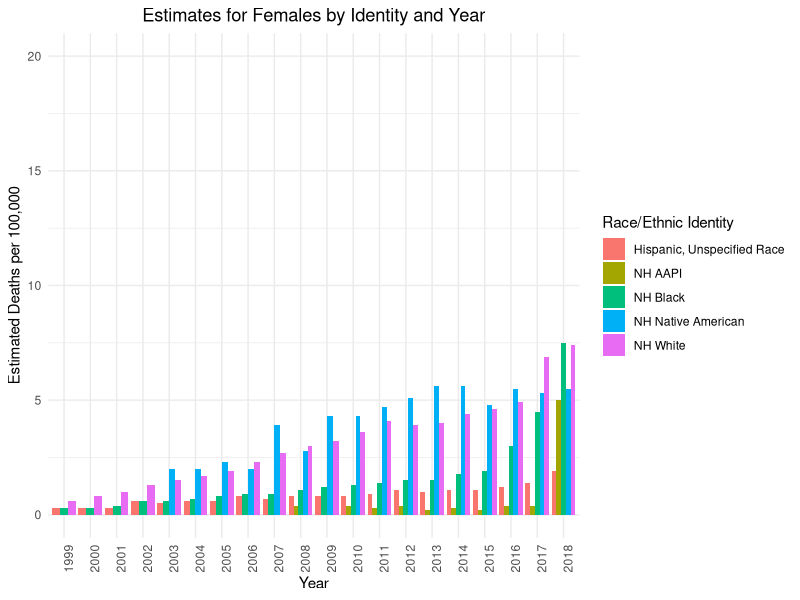
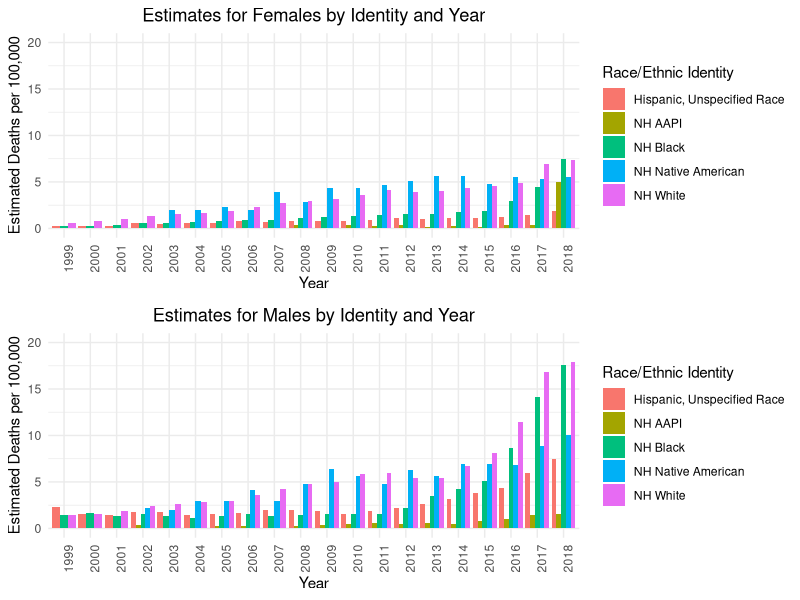
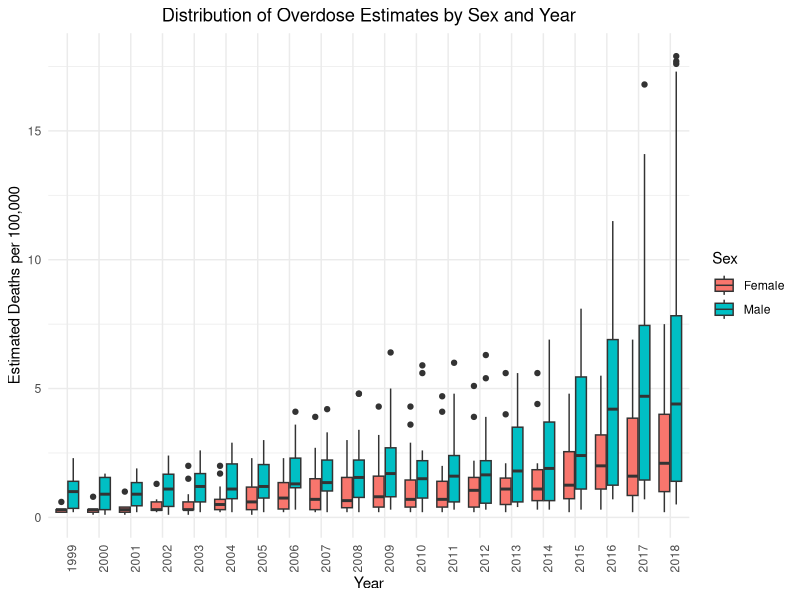
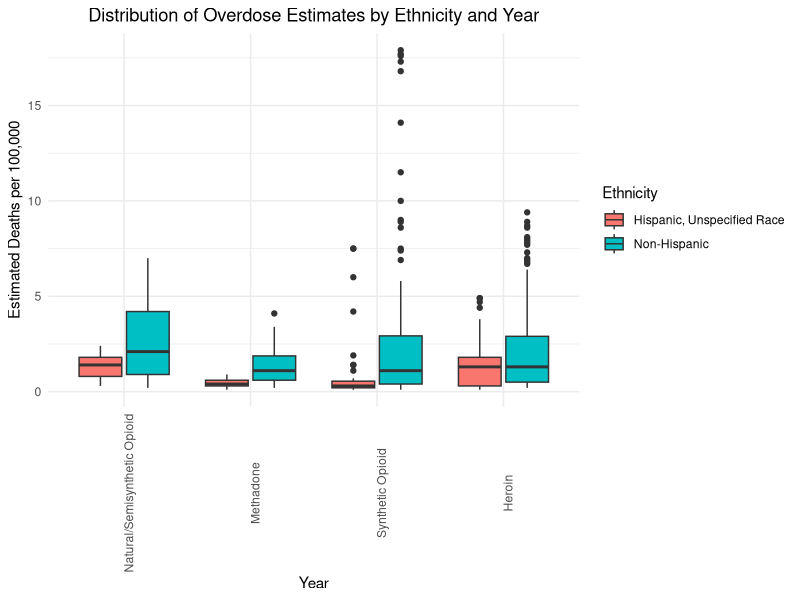
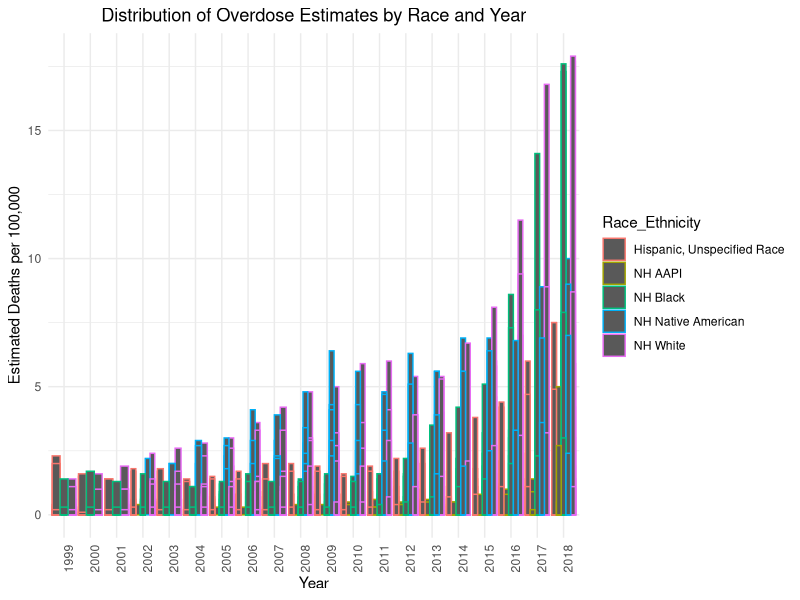
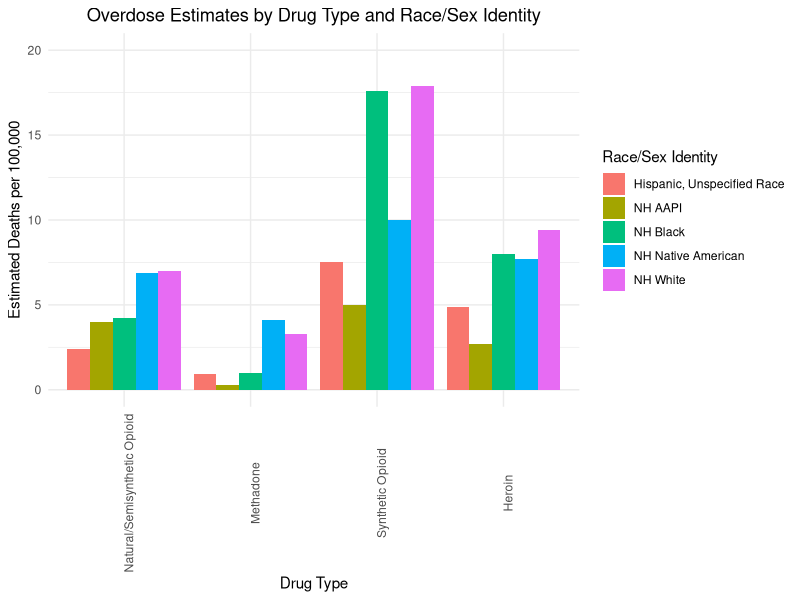
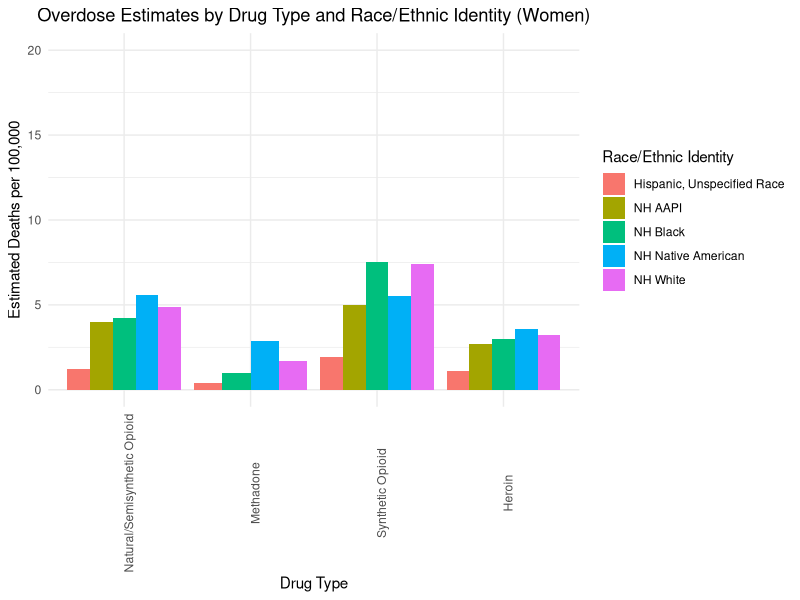
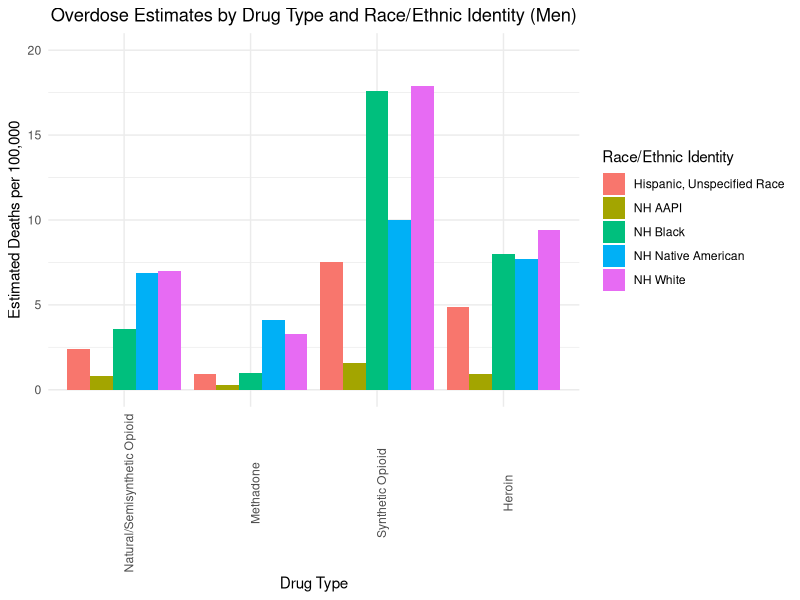

Write the R code that produced these figures, in order.
## ---- chunk 1

library(tidyverse)

library(ggplot2)

library(gridExtra)
drug <- read_csv("drug_data.csv", show_col_types = F)
## ---- chunk 2

##Our first step is to identify how each drug overdose type is categorized so that we can properly relabel it.  
table(drug$PANEL_NUM, drug$PANEL)

## This tells us that 0 represents all drug overdose deaths regardless of drug type, 1 represents drug overdose deaths from any opioid, 2 represents any drug overdose death from synthetic opioids, 3 represents drug overdose deaths from methadone, 4 represents drug overdose deaths from sythentic opioids besides methadone, and 5 represents drug overdose deaths from heroin, allowing us to filter accordingly to impact if the death rate estimates vary by racial/gender groups based on the type of drug causing the overdose. 

drug_type <- drug %>% 
  rename(Responsible_Drug = "PANEL_NUM") %>% 
  mutate(
     Responsible_Drug = case_when(
      Responsible_Drug == 0 ~ "All Drug Types",
      Responsible_Drug == 1 ~ "Any Opioid",
      Responsible_Drug == 2 ~ "Natural/Semisynthetic Opioid",
      Responsible_Drug == 3 ~ "Methadone",
      Responsible_Drug == 4 ~ "Synthetic Opioid",
      Responsible_Drug == 5 ~ "Heroin",
      TRUE ~ "Unknown" 
     ))

##We complete the factor function here to maintain the order of the drug levels in future visualizations. 

drug_type$Responsible_Drug <- factor(drug_type$Responsible_Drug, levels =c("All Drug Types", "Any Opioid", "Natural/Semisynthetic Opioid", "Methadone", "Synthetic Opioid", "Heroin"))

##We then produced tables to clarify the required demographic data. Specifically, we are looking for what number is populated by observations. This information allows us to then subset the data from the larger data set that are organized by race and sex. 

##This table tells us which single digit number represents the racial/sex level of the STUB_NAME variable. 
table(drug$STUB_NAME_NUM, drug$STUB_NAME)

## 4 is the number that corresponds to Race and Sex, so we filtered on this to see which decimal number corresponds to each racial/gender group. 
drug_exam <- drug_type %>% 
  filter(STUB_NAME_NUM == 4)


## With a similar principle to the previous table, we produced this one to see which specific number corresponds to a specific racial/sex pairing, like Black male, for example. We measure this correspondence by whether or not a number has observations under a specific label. If this number has observations, this indicates that it represents the given racial/sex pairing. 
table(drug_exam$STUB_LABEL_NUM, drug_exam$STUB_LABEL)

## From this table we can see that 4.1 is White Males, 4.2 is Black Males, 4.3 is Native American Males, 4.4 is Asian Males, 4.5 is White Females, 4.6 is Black Females, 4.7 is Native American Females, and 4.8 is Asian Female. We then create a new variable that explicitly states these race/sex pairings and produce a subset that focuses on this new variable. 

## We make another subset that disaggregates race and sex so that we can perform a 2-way ANOVA to see if these two variables are statistically significant predictors for drug overdose mortality. 
drug_RES <- drug_type %>% 
  filter(STUB_NAME_NUM == 5) %>%
  rename(Race_Ethnicity = "STUB_LABEL_NUM") %>% 
  mutate(
     Race_Ethnicity = case_when(
     Race_Ethnicity == 5.1 ~ "Hispanic, Unspecified Race",
      Race_Ethnicity == 5.2 ~ "NH White",
      Race_Ethnicity == 5.3 ~ "NH Black",
      Race_Ethnicity == 5.4 ~ "NH Native American",
      Race_Ethnicity == 5.5 ~ "NH AAPI",
      Race_Ethnicity == 5.6 ~ "Hispanic, Unspecified Race",
      Race_Ethnicity == 5.7 ~ "NH White",     
      Race_Ethnicity == 5.8 ~ "NH Black",
      Race_Ethnicity == 5.9 ~ "NH Native American",
      Race_Ethnicity == 5.91 ~ "NH AAPI",
      TRUE ~ "Unknown" 
    )) %>% 
   mutate(
   Ethnicity = case_when(
      grepl("Black", Race_Ethnicity) ~ "Non-Hispanic",
      grepl("White", Race_Ethnicity) ~ "Non-Hispanic",
      grepl("Native American", Race_Ethnicity) ~ "Non-Hispanic",
      grepl("AAPI", Race_Ethnicity) ~ "Non-Hispanic",
      grepl("Hispanic", Race_Ethnicity) ~ "Hispanic, Unspecified Race",
      TRUE ~ "Unknown"
    )) %>% 
  mutate(
    Sex = case_when(
      grepl("Female", STUB_LABEL) ~ "Female",
      grepl("Male", STUB_LABEL) ~ "Male",
      TRUE ~ "Unknown")) 

##Further cleaning data to remove NAs, Unknowns, and generalized drug types
drug_RES$FLAG <- NULL
drug_RES <- drug_RES %>% 
  filter(!grepl("Unknown", Race_Ethnicity)) %>% 
  filter(!grepl("Any", Responsible_Drug)) %>% 
  filter(!grepl("All", Responsible_Drug)) %>% 
  na.omit



##Disaggregating by Sex for Central Measures and Visualization
drug_Fem <- drug_RES %>% 
  filter(Sex == "Female")

drug_Male <- drug_RES %>% 
  filter(Sex == "Male")

  
## ---- chunk 3

overall_plot_M <- ggplot(drug_Male, aes(x = factor(YEAR), y = ESTIMATE, fill = Race_Ethnicity)) +
  geom_bar(stat = "identity", position = "dodge", na.rm = TRUE) +
  labs(title = "Estimates for Males by Identity and Year",
       x = "Year",
       y = "Estimated Deaths per 100,000") +
  theme_minimal() + theme(axis.text.x = element_text(angle = 90)) + labs(fill = "Race/Ethnic Identity") +  theme(plot.title = element_text(hjust = 0.5)) + ylim(0,20)


overall_plot_F <- ggplot(drug_Fem, aes(x = factor(YEAR), y = ESTIMATE, fill = Race_Ethnicity)) +
  geom_bar(stat = "identity", position = "dodge", na.rm = TRUE) +
  labs(title = "Estimates for Females by Identity and Year",
       x = "Year",
       y = "Estimated Deaths per 100,000") +
  theme_minimal() + theme(axis.text.x = element_text(angle = 90)) + labs(fill = "Race/Ethnic Identity") +  theme(plot.title = element_text(hjust = 0.5))+ ylim(0,20)

overall_plot_F
grid.arrange(overall_plot_F, overall_plot_M)
## ---- chunk 4

## To visualize our data, we first looked at the distribution of Race_Sex by the estimate, to see which race and gender had the highest rate of drug overdose.


## The median lines of each box plot imply that among all drug types and across the 20 year period of the data, Native American Males and White Males have the highest rates of death from overdose. It appears that White Males and Black Males have the highest variation as it relates to drug overdoses. We can verify these findings in the next section where we analyze the central tendencies of the data. 


## The next variable we looked at is the YEAR to showcase the distribution of how the number of overdose has changed over time. Instead of focusing on both the race and sex, we found it would be beneficial to just focus sex as the graph might be over saturated.

year_Sex <- ggplot(drug_RES, aes(x = factor(YEAR), y = ESTIMATE, fill = Sex)) +
  geom_boxplot(na.rm = TRUE) +
  labs(title = "Distribution of Overdose Estimates by Sex and Year", 
       x = "Year", 
       y = "Estimated Deaths per 100,000") +
  theme_minimal() + theme(axis.text.x = element_text(angle = 90)) + theme(plot.title = element_text(hjust = 0.5))

year_Sex

year_Ethnicity <- ggplot(drug_RES, aes(x = factor(Responsible_Drug), y = ESTIMATE, fill = Ethnicity)) +
  geom_boxplot(na.rm = TRUE) +
  labs(title = "Distribution of Overdose Estimates by Ethnicity and Year", 
       x = "Year", 
       y = "Estimated Deaths per 100,000") +
  theme_minimal() + theme(axis.text.x = element_text(angle = 90)) + theme(plot.title = element_text(hjust = 0.5))

year_Ethnicity

year_Race <- ggplot(drug_RES, aes(x = factor(YEAR), y = ESTIMATE, color = Race_Ethnicity)) +
  labs(title = "Distribution of Overdose Estimates by Race and Year", 
       x = "Year", 
       y = "Estimated Deaths per 100,000") +
  theme_minimal() + theme(axis.text.x = element_text(angle = 90)) + theme(plot.title = element_text(hjust = 0.5)) +   geom_bar(stat = "identity", position = "dodge")

year_Race

## The graph shows that a common trend for both female and male is that as the year increased the number of drug overdose increased. While it was a subtle increase for females, the males saw a larger rise in drug overdose deaths. The differences in the rate of increase are visible from the continued distance in the median bar between females and males as time goes on. Again, we can verify this with additional central tendency measures. 


## Finally, we wanted to see the distribution of the different drug type overdose among the different race and genders to see which type is more prevalent.

type_RE <- ggplot(drug_RES, aes(x = factor(Responsible_Drug), y = ESTIMATE, fill = Race_Ethnicity)) +
  geom_bar(stat = "identity", position = "dodge",na.rm = TRUE) +
  labs(title = "Overdose Estimates by Drug Type and Race/Sex Identity", 
       x = "Drug Type", 
       y = "Estimated Deaths per 100,000") +
  theme_minimal() + theme(axis.text.x = element_text(angle = 90)) + labs(fill = "Race/Sex Identity") + theme(plot.title = element_text(hjust = 0.5)) + ylim(0,20)

type_RE



type_REF <- ggplot(drug_Fem, aes(x = factor(Responsible_Drug), y = ESTIMATE, fill = Race_Ethnicity)) +
  geom_bar(stat = "identity", position = "dodge",na.rm = TRUE) +
  labs(title = "Overdose Estimates by Drug Type and Race/Ethnic Identity (Women)", 
       x = "Drug Type", 
       y = "Estimated Deaths per 100,000") +
  theme_minimal() + theme(axis.text.x = element_text(angle = 90)) + labs(fill = "Race/Ethnic Identity") + theme(plot.title = element_text(hjust = 0.5)) + ylim(0, 20)



type_REM <- ggplot(drug_Male, aes(x = factor(Responsible_Drug), y = ESTIMATE, fill = Race_Ethnicity))+
  geom_bar(stat = "identity", position = "dodge",na.rm = TRUE) +
  labs(title = "Overdose Estimates by Drug Type and Race/Ethnic Identity (Men)", 
       x = "Drug Type", 
       y = "Estimated Deaths per 100,000") +
  theme_minimal() + theme(axis.text.x = element_text(angle = 90)) + labs(fill = "Race/Ethnic Identity") + theme(plot.title = element_text(hjust = 0.5)) + ylim(0, 20)

type_REF
type_REM


## ---- chunk 5
## To understand the information from the data, we have to understand the outcome variable which showcase the estimate for drug overdose death, these aggregrate measures are for all race/sex pairings across time, and provided a "standard" of sorts when comparing mean, median, or standard deviation for a specific year, race, and/or sex group. 


mean_estimate <- mean(drug_RES$ESTIMATE, na.rm = TRUE) #4.2
median_estimate <- median(drug_RES$ESTIMATE, na.rm = TRUE) #2
std_estimate <- sd(drug_RES$ESTIMATE, na.rm = TRUE) #5.19




## To gain a better understanding of the outcome, we chose to focus on the mean of the different races and gender to see the mean of drug overdose death rate amongst the different groups as well as the standard deviation 

meanrace <- drug_RES %>%
  group_by(Race_Ethnicity, Sex) %>%
  summarize(mean_estimate = mean(ESTIMATE, na.rm = TRUE), .groups = 'drop')

meanrace

stdrace<- drug_RES %>%
  group_by(Race_Ethnicity, Sex) %>%
  summarize(std_dev_estimate = sd(ESTIMATE, na.rm = TRUE), .groups = 'drop')

stdrace

##Racial Group Mean and Standard Deviation by Year

mean_year_race <- drug_RES %>% 
  group_by(YEAR, Race_Ethnicity) %>% 
   summarize(mean_estimate = mean(ESTIMATE, na.rm = TRUE), .groups = 'drop')

mean_year_race

std_year_race <- drug_RES %>% 
  group_by(YEAR, Race_Ethnicity) %>% 
    summarize(std_dev_estimate = sd(ESTIMATE, na.rm = TRUE), .groups = 'drop')

std_year_race

#Sex Group Mean and Standard Deviation by Year

mean_year_sex <- drug_RES %>% 
  group_by(YEAR, Sex) %>% 
   summarize(mean_estimate = mean(ESTIMATE, na.rm = TRUE), .groups = 'drop')

mean_year_sex

std_year_sex <- drug_RES %>% 
  group_by(YEAR, Sex) %>% 
     summarize(std_dev_estimate = sd(ESTIMATE, na.rm = TRUE), .groups = 'drop')

std_year_sex

##Drug Type Mean and Standard Deviation by Year 
mean_year_type <- drug_RES %>% 
  group_by(YEAR, Responsible_Drug) %>% 
  filter(!Responsible_Drug %in% c("All Drug Types", "Any Opioid")) %>% 
  summarize(mean_estimate = mean(ESTIMATE, na.rm = TRUE), .groups = 'drop')

mean_year_type

std_year_type <- drug_RES %>% 
  group_by(YEAR, Sex) %>% 
  filter(!Responsible_Drug %in% c("All Drug Types", "Any Opioid")) %>% 
  summarize(std_dev_estimate = sd(ESTIMATE, na.rm = TRUE), .groups = 'drop')

std_year_type



## ---- chunk 6
## A Two Way ANOVA with Race and Sex as the categorical variables of analysis
RS_Model <- aov(ESTIMATE ~ Race_Ethnicity + Sex,
  data = drug_RES
)
summary(RS_Model)

table(drug_RES$Sex, drug_RES$Race_Ethnicity)

m1 <- aov(ESTIMATE ~ Ethnicity, data = drug_RES)
m2 <- aov(ESTIMATE ~ Ethnicity + Race_Ethnicity, data = drug_RES)
m3 <- aov(ESTIMATE ~ Race_Ethnicity + Sex, data = drug_RES)
m4 <- aov(ESTIMATE ~ Ethnicity + Race_Ethnicity + Sex, data = drug_RES)
m4.1 <- aov(ESTIMATE ~ Ethnicity + Race_Ethnicity + Sex + Sex:Race_Ethnicity + Responsible_Drug, data = drug_RES)
m5 <- aov(ESTIMATE ~ Ethnicity + Race_Ethnicity + Sex + Responsible_Drug, data = drug_RES)
m6 <- aov(ESTIMATE ~ Ethnicity + Race_Ethnicity + Ethnicity:Race_Ethnicity, data = drug_RES)
m7 <- aov(ESTIMATE ~ Ethnicity + Race_Ethnicity + Race_Ethnicity:Responsible_Drug, data = drug_RES)
m8 <- aov(ESTIMATE ~ Ethnicity + Race_Ethnicity + Responsible_Drug + Race_Ethnicity:Responsible_Drug, data = drug_RES)

summary(m1)
summary(m2)
summary(m3)
summary(m4.1)
summary(m4)
summary(m5)
summary(m6)
summary(m7)
summary(m8)

## From the table we can see this is somewhat of a balanced Two-way ANOVA as we can see close to the same number of observations across the different categories
## ---- chunk 7
## A Two Way ANOVA with Race and Sex as the categorical variables of analysis, with an additional consideration for an interaction effect between these two variables
RS_IntModel <- aov(ESTIMATE ~ Race_Ethnicity + Sex + Race_Ethnicity:Sex,
  data = drug_RES
)

summary(RS_IntModel)
## ---- chunk 8
## A Three Way Anova with Race, Sex, and Responsible Drug as the categorical variable of analysis 
Type_Model<- aov(ESTIMATE ~ Race_Ethnicity + Sex + Responsible_Drug,
  data = drug_RES)
summary(Type_Model)




